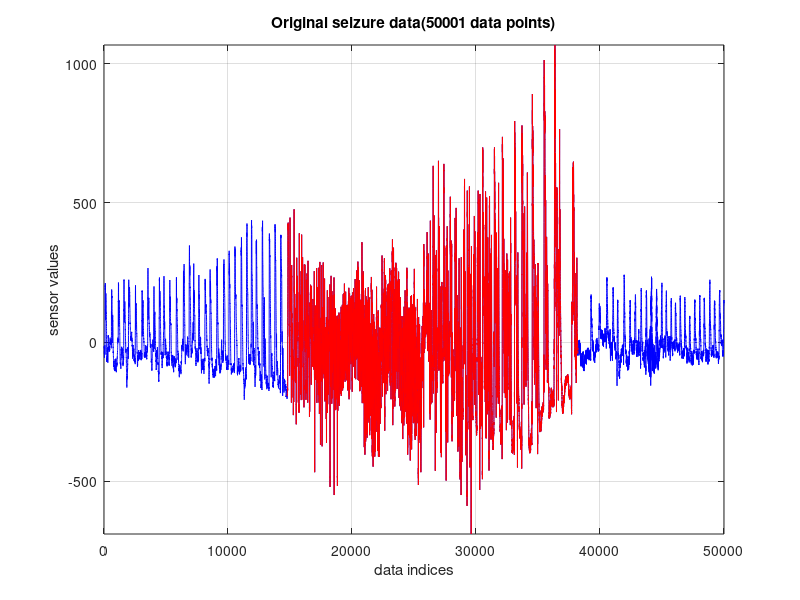
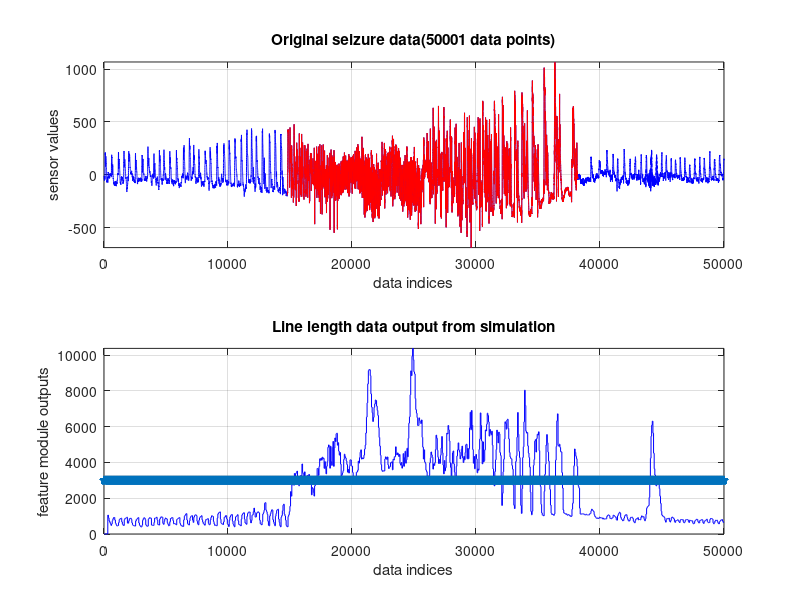
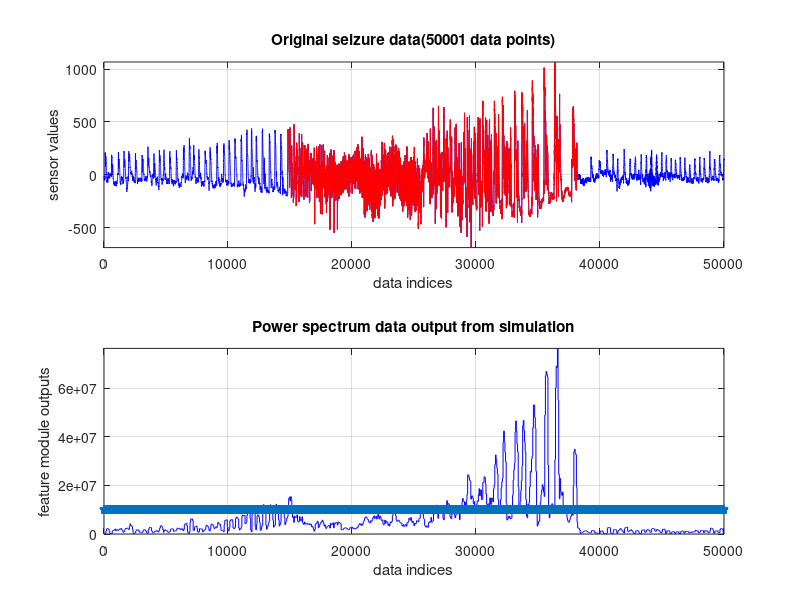
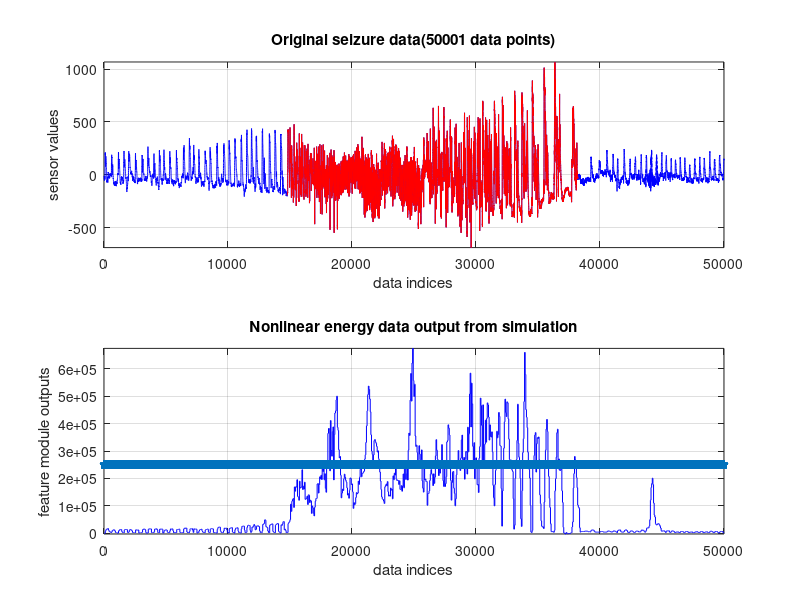

Write the MATLAB code that produced these figures, in order.
load testdataint.mat;

t = 1:50001;
seizurefirst = find(seizuretag,1,'first');
seizurelast = find(seizuretag,1,'last');
vectorsize = seizurelast-seizurefirst+1;

t1 = linspace(seizurefirst,seizurelast,vectorsize);
seizuring = seizuredata(seizurefirst:seizurelast);
% deal with the data
%seizuring  = seizuretag.*seizuredata;

figure(1);

plot(t,seizuredata,'-b');
hold on;
plot(t1,seizuring,'-r');
title('Original seizure data(50001 data points)');
xlabel('data indices') % x-axis label
ylabel('sensor values') % y-axis label
grid on;
axis([0 50001 min(seizuredata) max(seizuredata)]);

llth = zeros(1,50001) + 3000;
psth = zeros(1,50001) + 1e7;
neth = zeros(1,50001) + 250000;
dll = dlmread('llout.txt');
dps = dlmread('psout.txt');
dne = dlmread('neout.txt');


figure(2);
subplot(2,1,1); 
plot(t,seizuredata,'-b');
hold on;
plot(t1,seizuring,'-r');
title('Original seizure data(50001 data points)');
xlabel('data indices') % x-axis label
ylabel('sensor values') % y-axis label
axis([0 50001 min(seizuredata) max(seizuredata)]);
grid on;

subplot(2,1,2);
plot(t,dll,'-b');
hold on;
plot(t,llth,'-p');
title('Line length data output from simulation');
xlabel('data indices') % x-axis label
ylabel('feature module outputs') % y-axis label
grid on;
axis([0 50001 min(dll) max(dll)]);

figure(3);
subplot(2,1,1); 
plot(t,seizuredata,'-b');
hold on;
plot(t1,seizuring,'-r');
title('Original seizure data(50001 data points)');
xlabel('data indices') % x-axis label
ylabel('sensor values') % y-axis label
axis([0 50001 min(seizuredata) max(seizuredata)]);
grid on;

subplot(2,1,2);
plot(t,dps,'-b');
hold on;
plot(t,psth,'-p');
title('Power spectrum data output from simulation');
xlabel('data indices') % x-axis label
ylabel('feature module outputs') % y-axis label
grid on;
axis([0 50001 min(dps) max(dps)]);

figure(4);
subplot(2,1,1); 
plot(t,seizuredata,'-b');
hold on;
plot(t1,seizuring,'-r');
title('Original seizure data(50001 data points)');
xlabel('data indices') % x-axis label
ylabel('sensor values') % y-axis label
axis([0 50001 min(seizuredata) max(seizuredata)]);
grid on;

subplot(2,1,2);
plot(t,dne,'-b');
hold on;
plot(t,neth,'-p');
title('Nonlinear energy data output from simulation');
xlabel('data indices') % x-axis label
ylabel('feature module outputs') % y-axis label
grid on;
axis([0 50001 min(dne) max(dne)]);